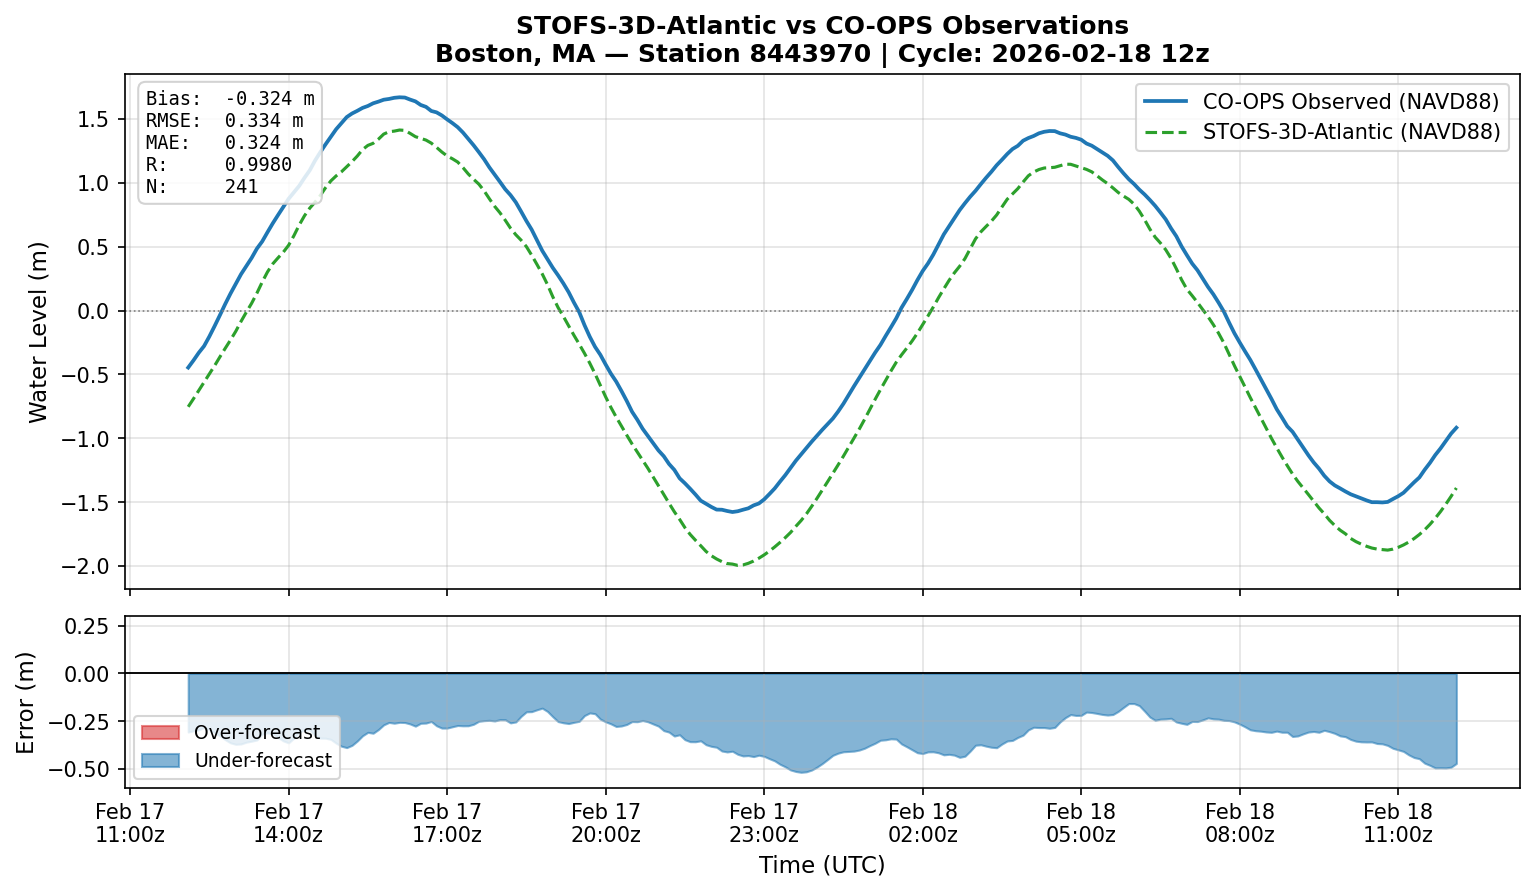

This figure's Python source:
"""Plot STOFS-3D-Atlantic vs CO-OPS observations at Boston (8443970)."""

import json
import matplotlib
matplotlib.use("Agg")
import matplotlib.pyplot as plt
import matplotlib.dates as mdates
from datetime import datetime

raw = '{"station_id":"8443970","model":"3d_atlantic","cycle_date":"20260218","cycle_hour":"12","stofs_datum":"NAVD88","coops_datum":"NAVD","comparison_start":"2026-02-17 12:06","comparison_end":"2026-02-18 12:06","statistics":{"bias":-0.3241,"rmse":0.3343,"mae":0.3241,"peak_error":0.5183,"correlation":0.998,"n":241},"comparison":[{"time":"2026-02-17 12:06","stofs_m":-0.7532,"obs_m":-0.446,"error_m":-0.3072},{"time":"2026-02-17 12:12","stofs_m":-0.6904,"obs_m":-0.39,"error_m":-0.3004},{"time":"2026-02-17 12:18","stofs_m":-0.6259,"obs_m":-0.33,"error_m":-0.2959},{"time":"2026-02-17 12:24","stofs_m":-0.5606,"obs_m":-0.278,"error_m":-0.2826},{"time":"2026-02-17 12:30","stofs_m":-0.4967,"obs_m":-0.203,"error_m":-0.2937},{"time":"2026-02-17 12:36","stofs_m":-0.4312,"obs_m":-0.121,"error_m":-0.3102},{"time":"2026-02-17 12:42","stofs_m":-0.3626,"obs_m":-0.036,"error_m":-0.3266},{"time":"2026-02-17 12:48","stofs_m":-0.2958,"obs_m":0.051,"error_m":-0.3468},{"time":"2026-02-17 12:54","stofs_m":-0.2308,"obs_m":0.133,"error_m":-0.3638},{"time":"2026-02-17 13:00","stofs_m":-0.1623,"obs_m":0.209,"error_m":-0.3713},{"time":"2026-02-17 13:06","stofs_m":-0.0846,"obs_m":0.285,"error_m":-0.3696},{"time":"2026-02-17 13:12","stofs_m":-0.0122,"obs_m":0.348,"error_m":-0.3602},{"time":"2026-02-17 13:18","stofs_m":0.0569,"obs_m":0.412,"error_m":-0.3551},{"time":"2026-02-17 13:24","stofs_m":0.1363,"obs_m":0.485,"error_m":-0.3487},{"time":"2026-02-17 13:30","stofs_m":0.2231,"obs_m":0.541,"error_m":-0.3179},{"time":"2026-02-17 13:36","stofs_m":0.3023,"obs_m":0.613,"error_m":-0.3107},{"time":"2026-02-17 13:42","stofs_m":0.3658,"obs_m":0.683,"error_m":-0.3172},{"time":"2026-02-17 13:48","stofs_m":0.4129,"obs_m":0.748,"error_m":-0.3351},{"time":"2026-02-17 13:54","stofs_m":0.4575,"obs_m":0.811,"error_m":-0.3535},{"time":"2026-02-17 14:00","stofs_m":0.5113,"obs_m":0.875,"error_m":-0.3637},{"time":"2026-02-17 14:06","stofs_m":0.5861,"obs_m":0.925,"error_m":-0.3389},{"time":"2026-02-17 14:12","stofs_m":0.6691,"obs_m":0.976,"error_m":-0.3069},{"time":"2026-02-17 14:18","stofs_m":0.742,"obs_m":1.039,"error_m":-0.297},{"time":"2026-02-17 14:24","stofs_m":0.802,"obs_m":1.098,"error_m":-0.296},{"time":"2026-02-17 14:30","stofs_m":0.8492,"obs_m":1.174,"error_m":-0.3248},{"time":"2026-02-17 14:36","stofs_m":0.901,"obs_m":1.24,"error_m":-0.339},{"time":"2026-02-17 14:42","stofs_m":0.9626,"obs_m":1.302,"error_m":-0.3394},{"time":"2026-02-17 14:48","stofs_m":1.0155,"obs_m":1.361,"error_m":-0.3455},{"time":"2026-02-17 14:54","stofs_m":1.0547,"obs_m":1.42,"error_m":-0.3653},{"time":"2026-02-17 15:00","stofs_m":1.0866,"obs_m":1.468,"error_m":-0.3814},{"time":"2026-02-17 15:06","stofs_m":1.1262,"obs_m":1.515,"error_m":-0.3888},{"time":"2026-02-17 15:12","stofs_m":1.1661,"obs_m":1.543,"error_m":-0.3769},{"time":"2026-02-17 15:18","stofs_m":1.21,"obs_m":1.564,"error_m":-0.354},{"time":"2026-02-17 15:24","stofs_m":1.2605,"obs_m":1.587,"error_m":-0.3265},{"time":"2026-02-17 15:30","stofs_m":1.2933,"obs_m":1.602,"error_m":-0.3087},{"time":"2026-02-17 15:36","stofs_m":1.3096,"obs_m":1.623,"error_m":-0.3134},{"time":"2026-02-17 15:42","stofs_m":1.342,"obs_m":1.636,"error_m":-0.294},{"time":"2026-02-17 15:48","stofs_m":1.3817,"obs_m":1.651,"error_m":-0.2693},{"time":"2026-02-17 15:54","stofs_m":1.4003,"obs_m":1.657,"error_m":-0.2567},{"time":"2026-02-17 16:00","stofs_m":1.4052,"obs_m":1.666,"error_m":-0.2608},{"time":"2026-02-17 16:06","stofs_m":1.4137,"obs_m":1.67,"error_m":-0.2563},{"time":"2026-02-17 16:12","stofs_m":1.4107,"obs_m":1.668,"error_m":-0.2573},{"time":"2026-02-17 16:18","stofs_m":1.3873,"obs_m":1.652,"error_m":-0.2647},{"time":"2026-02-17 16:24","stofs_m":1.3617,"obs_m":1.638,"error_m":-0.2763},{"time":"2026-02-17 16:30","stofs_m":1.3487,"obs_m":1.61,"error_m":-0.2613},{"time":"2026-02-17 16:36","stofs_m":1.3349,"obs_m":1.595,"error_m":-0.2601},{"time":"2026-02-17 16:42","stofs_m":1.3113,"obs_m":1.563,"error_m":-0.2517},{"time":"2026-02-17 16:48","stofs_m":1.2778,"obs_m":1.552,"error_m":-0.2742},{"time":"2026-02-17 16:54","stofs_m":1.2417,"obs_m":1.528,"error_m":-0.2863},{"time":"2026-02-17 17:00","stofs_m":1.2107,"obs_m":1.497,"error_m":-0.2863},{"time":"2026-02-17 17:06","stofs_m":1.1886,"obs_m":1.468,"error_m":-0.2794},{"time":"2026-02-17 17:12","stofs_m":1.1631,"obs_m":1.436,"error_m":-0.2729},{"time":"2026-02-17 17:18","stofs_m":1.1195,"obs_m":1.394,"error_m":-0.2745},{"time":"2026-02-17 17:24","stofs_m":1.0698,"obs_m":1.344,"error_m":-0.2742},{"time":"2026-02-17 17:30","stofs_m":1.0286,"obs_m":1.295,"error_m":-0.2664},{"time":"2026-02-17 17:36","stofs_m":0.9903,"obs_m":1.241,"error_m":-0.2507},{"time":"2026-02-17 17:42","stofs_m":0.9376,"obs_m":1.185,"error_m":-0.2474},{"time":"2026-02-17 17:48","stofs_m":0.8752,"obs_m":1.121,"error_m":-0.2458},{"time":"2026-02-17 17:54","stofs_m":0.816,"obs_m":1.065,"error_m":-0.249},{"time":"2026-02-17 18:00","stofs_m":0.7658,"obs_m":1.008,"error_m":-0.2422},{"time":"2026-02-17 18:06","stofs_m":0.7074,"obs_m":0.95,"error_m":-0.2426},{"time":"2026-02-17 18:12","stofs_m":0.6449,"obs_m":0.904,"error_m":-0.2591},{"time":"2026-02-17 18:18","stofs_m":0.5939,"obs_m":0.848,"error_m":-0.2541},{"time":"2026-02-17 18:24","stofs_m":0.5513,"obs_m":0.776,"error_m":-0.2247},{"time":"2026-02-17 18:30","stofs_m":0.5009,"obs_m":0.702,"error_m":-0.2011},{"time":"2026-02-17 18:36","stofs_m":0.4338,"obs_m":0.634,"error_m":-0.2002},{"time":"2026-02-17 18:42","stofs_m":0.3616,"obs_m":0.552,"error_m":-0.1904},{"time":"2026-02-17 18:48","stofs_m":0.2871,"obs_m":0.469,"error_m":-0.1819},{"time":"2026-02-17 18:54","stofs_m":0.2028,"obs_m":0.402,"error_m":-0.1992},{"time":"2026-02-17 19:00","stofs_m":0.1081,"obs_m":0.335,"error_m":-0.2269},{"time":"2026-02-17 19:06","stofs_m":0.0238,"obs_m":0.276,"error_m":-0.2522},{"time":"2026-02-17 19:12","stofs_m":-0.0456,"obs_m":0.213,"error_m":-0.2586},{"time":"2026-02-17 19:18","stofs_m":-0.1186,"obs_m":0.144,"error_m":-0.2626},{"time":"2026-02-17 19:24","stofs_m":-0.1932,"obs_m":0.063,"error_m":-0.2562},{"time":"2026-02-17 19:30","stofs_m":-0.2628,"obs_m":-0.012,"error_m":-0.2508},{"time":"2026-02-17 19:36","stofs_m":-0.3348,"obs_m":-0.114,"error_m":-0.2208},{"time":"2026-02-17 19:42","stofs_m":-0.4119,"obs_m":-0.205,"error_m":-0.2069},{"time":"2026-02-17 19:48","stofs_m":-0.4951,"obs_m":-0.284,"error_m":-0.2111},{"time":"2026-02-17 19:54","stofs_m":-0.5853,"obs_m":-0.346,"error_m":-0.2393},{"time":"2026-02-17 20:00","stofs_m":-0.6754,"obs_m":-0.422,"error_m":-0.2534},{"time":"2026-02-17 20:06","stofs_m":-0.7582,"obs_m":-0.494,"error_m":-0.2642},{"time":"2026-02-17 20:12","stofs_m":-0.834,"obs_m":-0.556,"error_m":-0.278},{"time":"2026-02-17 20:18","stofs_m":-0.9052,"obs_m":-0.63,"error_m":-0.2752},{"time":"2026-02-17 20:24","stofs_m":-0.9754,"obs_m":-0.708,"error_m":-0.2674},{"time":"2026-02-17 20:30","stofs_m":-1.0442,"obs_m":-0.792,"error_m":-0.2522},{"time":"2026-02-17 20:36","stofs_m":-1.108,"obs_m":-0.855,"error_m":-0.253},{"time":"2026-02-17 20:42","stofs_m":-1.1717,"obs_m":-0.925,"error_m":-0.2467},{"time":"2026-02-17 20:48","stofs_m":-1.2351,"obs_m":-0.982,"error_m":-0.2531},{"time":"2026-02-17 20:54","stofs_m":-1.3028,"obs_m":-1.038,"error_m":-0.2648},{"time":"2026-02-17 21:00","stofs_m":-1.3711,"obs_m":-1.095,"error_m":-0.2761},{"time":"2026-02-17 21:06","stofs_m":-1.4396,"obs_m":-1.14,"error_m":-0.2996},{"time":"2026-02-17 21:12","stofs_m":-1.5085,"obs_m":-1.201,"error_m":-0.3075},{"time":"2026-02-17 21:18","stofs_m":-1.5751,"obs_m":-1.247,"error_m":-0.3281},{"time":"2026-02-17 21:24","stofs_m":-1.6345,"obs_m":-1.313,"error_m":-0.3215},{"time":"2026-02-17 21:30","stofs_m":-1.6991,"obs_m":-1.352,"error_m":-0.3471},{"time":"2026-02-17 21:36","stofs_m":-1.7527,"obs_m":-1.395,"error_m":-0.3577},{"time":"2026-02-17 21:42","stofs_m":-1.798,"obs_m":-1.44,"error_m":-0.358},{"time":"2026-02-17 21:48","stofs_m":-1.8411,"obs_m":-1.488,"error_m":-0.3531},{"time":"2026-02-17 21:54","stofs_m":-1.8855,"obs_m":-1.512,"error_m":-0.3735},{"time":"2026-02-17 22:00","stofs_m":-1.9191,"obs_m":-1.537,"error_m":-0.3821},{"time":"2026-02-17 22:06","stofs_m":-1.9448,"obs_m":-1.558,"error_m":-0.3868},{"time":"2026-02-17 22:12","stofs_m":-1.9656,"obs_m":-1.559,"error_m":-0.4066},{"time":"2026-02-17 22:18","stofs_m":-1.9805,"obs_m":-1.569,"error_m":-0.4115},{"time":"2026-02-17 22:24","stofs_m":-1.9848,"obs_m":-1.577,"error_m":-0.4078},{"time":"2026-02-17 22:30","stofs_m":-1.9948,"obs_m":-1.571,"error_m":-0.4238},{"time":"2026-02-17 22:36","stofs_m":-1.9914,"obs_m":-1.559,"error_m":-0.4324},{"time":"2026-02-17 22:42","stofs_m":-1.9786,"obs_m":-1.548,"error_m":-0.4306},{"time":"2026-02-17 22:48","stofs_m":-1.9609,"obs_m":-1.525,"error_m":-0.4359},{"time":"2026-02-17 22:54","stofs_m":-1.9387,"obs_m":-1.51,"error_m":-0.4287},{"time":"2026-02-17 23:00","stofs_m":-1.9126,"obs_m":-1.478,"error_m":-0.4346},{"time":"2026-02-17 23:06","stofs_m":-1.8829,"obs_m":-1.436,"error_m":-0.4469},{"time":"2026-02-17 23:12","stofs_m":-1.8502,"obs_m":-1.392,"error_m":-0.4582},{"time":"2026-02-17 23:18","stofs_m":-1.8151,"obs_m":-1.339,"error_m":-0.4761},{"time":"2026-02-17 23:24","stofs_m":-1.7774,"obs_m":-1.288,"error_m":-0.4894},{"time":"2026-02-17 23:30","stofs_m":-1.7369,"obs_m":-1.231,"error_m":-0.5059},{"time":"2026-02-17 23:36","stofs_m":-1.689,"obs_m":-1.175,"error_m":-0.514},{"time":"2026-02-17 23:42","stofs_m":-1.6433,"obs_m":-1.125,"error_m":-0.5183},{"time":"2026-02-17 23:48","stofs_m":-1.5915,"obs_m":-1.076,"error_m":-0.5155},{"time":"2026-02-17 23:54","stofs_m":-1.5323,"obs_m":-1.026,"error_m":-0.5063},{"time":"2026-02-18 00:00","stofs_m":-1.4698,"obs_m":-0.979,"error_m":-0.4908},{"time":"2026-02-18 00:06","stofs_m":-1.4053,"obs_m":-0.933,"error_m":-0.4723},{"time":"2026-02-18 00:12","stofs_m":-1.3401,"obs_m":-0.889,"error_m":-0.4511},{"time":"2026-02-18 00:18","stofs_m":-1.2743,"obs_m":-0.845,"error_m":-0.4293},{"time":"2026-02-18 00:24","stofs_m":-1.2077,"obs_m":-0.79,"error_m":-0.4177},{"time":"2026-02-18 00:30","stofs_m":-1.1396,"obs_m":-0.729,"error_m":-0.4106},{"time":"2026-02-18 00:36","stofs_m":-1.0689,"obs_m":-0.66,"error_m":-0.4089},{"time":"2026-02-18 00:42","stofs_m":-0.999,"obs_m":-0.592,"error_m":-0.407},{"time":"2026-02-18 00:48","stofs_m":-0.9276,"obs_m":-0.526,"error_m":-0.4016},{"time":"2026-02-18 00:54","stofs_m":-0.8521,"obs_m":-0.46,"error_m":-0.3921},{"time":"2026-02-18 01:00","stofs_m":-0.7732,"obs_m":-0.395,"error_m":-0.3782},{"time":"2026-02-18 01:06","stofs_m":-0.6947,"obs_m":-0.329,"error_m":-0.3657},{"time":"2026-02-18 01:12","stofs_m":-0.6192,"obs_m":-0.269,"error_m":-0.3502},{"time":"2026-02-18 01:18","stofs_m":-0.5457,"obs_m":-0.198,"error_m":-0.3477},{"time":"2026-02-18 01:24","stofs_m":-0.4726,"obs_m":-0.13,"error_m":-0.3426},{"time":"2026-02-18 01:30","stofs_m":-0.4041,"obs_m":-0.06,"error_m":-0.3441},{"time":"2026-02-18 01:36","stofs_m":-0.3466,"obs_m":0.023,"error_m":-0.3696},{"time":"2026-02-18 01:42","stofs_m":-0.2932,"obs_m":0.091,"error_m":-0.3842},{"time":"2026-02-18 01:48","stofs_m":-0.2379,"obs_m":0.162,"error_m":-0.3999},{"time":"2026-02-18 01:54","stofs_m":-0.1766,"obs_m":0.239,"error_m":-0.4156},{"time":"2026-02-18 02:00","stofs_m":-0.1098,"obs_m":0.31,"error_m":-0.4198},{"time":"2026-02-18 02:06","stofs_m":-0.0421,"obs_m":0.369,"error_m":-0.4111},{"time":"2026-02-18 02:12","stofs_m":0.0274,"obs_m":0.438,"error_m":-0.4106},{"time":"2026-02-18 02:18","stofs_m":0.1011,"obs_m":0.517,"error_m":-0.4159},{"time":"2026-02-18 02:24","stofs_m":0.1703,"obs_m":0.597,"error_m":-0.4267},{"time":"2026-02-18 02:30","stofs_m":0.237,"obs_m":0.661,"error_m":-0.424},{"time":"2026-02-18 02:36","stofs_m":0.2958,"obs_m":0.724,"error_m":-0.4282},{"time":"2026-02-18 02:42","stofs_m":0.3473,"obs_m":0.787,"error_m":-0.4397},{"time":"2026-02-18 02:48","stofs_m":0.4072,"obs_m":0.841,"error_m":-0.4338},{"time":"2026-02-18 02:54","stofs_m":0.4851,"obs_m":0.892,"error_m":-0.4069},{"time":"2026-02-18 03:00","stofs_m":0.5618,"obs_m":0.938,"error_m":-0.3762},{"time":"2026-02-18 03:06","stofs_m":0.6161,"obs_m":0.99,"error_m":-0.3739},{"time":"2026-02-18 03:12","stofs_m":0.6589,"obs_m":1.04,"error_m":-0.3811},{"time":"2026-02-18 03:18","stofs_m":0.7001,"obs_m":1.087,"error_m":-0.3869},{"time":"2026-02-18 03:24","stofs_m":0.7487,"obs_m":1.138,"error_m":-0.3893},{"time":"2026-02-18 03:30","stofs_m":0.8112,"obs_m":1.181,"error_m":-0.3698},{"time":"2026-02-18 03:36","stofs_m":0.872,"obs_m":1.226,"error_m":-0.354},{"time":"2026-02-18 03:42","stofs_m":0.9139,"obs_m":1.265,"error_m":-0.3511},{"time":"2026-02-18 03:48","stofs_m":0.9547,"obs_m":1.29,"error_m":-0.3353},{"time":"2026-02-18 03:54","stofs_m":1.0065,"obs_m":1.33,"error_m":-0.3235},{"time":"2026-02-18 04:00","stofs_m":1.0555,"obs_m":1.351,"error_m":-0.2955},{"time":"2026-02-18 04:06","stofs_m":1.0849,"obs_m":1.367,"error_m":-0.2821},{"time":"2026-02-18 04:12","stofs_m":1.1044,"obs_m":1.388,"error_m":-0.2836},{"time":"2026-02-18 04:18","stofs_m":1.1163,"obs_m":1.4,"error_m":-0.2837},{"time":"2026-02-18 04:24","stofs_m":1.1186,"obs_m":1.406,"error_m":-0.2874},{"time":"2026-02-18 04:30","stofs_m":1.1221,"obs_m":1.405,"error_m":-0.2829},{"time":"2026-02-18 04:36","stofs_m":1.134,"obs_m":1.388,"error_m":-0.254},{"time":"2026-02-18 04:42","stofs_m":1.1463,"obs_m":1.378,"error_m":-0.2317},{"time":"2026-02-18 04:48","stofs_m":1.1454,"obs_m":1.361,"error_m":-0.2156},{"time":"2026-02-18 04:54","stofs_m":1.1318,"obs_m":1.352,"error_m":-0.2202},{"time":"2026-02-18 05:00","stofs_m":1.1183,"obs_m":1.338,"error_m":-0.2197},{"time":"2026-02-18 05:06","stofs_m":1.1055,"obs_m":1.308,"error_m":-0.2025},{"time":"2026-02-18 05:12","stofs_m":1.0862,"obs_m":1.291,"error_m":-0.2048},{"time":"2026-02-18 05:18","stofs_m":1.0554,"obs_m":1.265,"error_m":-0.2096},{"time":"2026-02-18 05:24","stofs_m":1.0231,"obs_m":1.238,"error_m":-0.2149},{"time":"2026-02-18 05:30","stofs_m":0.994,"obs_m":1.212,"error_m":-0.218},{"time":"2026-02-18 05:36","stofs_m":0.9607,"obs_m":1.176,"error_m":-0.2153},{"time":"2026-02-18 05:42","stofs_m":0.9249,"obs_m":1.124,"error_m":-0.1991},{"time":"2026-02-18 05:48","stofs_m":0.8969,"obs_m":1.075,"error_m":-0.1781},{"time":"2026-02-18 05:54","stofs_m":0.8712,"obs_m":1.029,"error_m":-0.1578},{"time":"2026-02-18 06:00","stofs_m":0.8332,"obs_m":0.991,"error_m":-0.1578},{"time":"2026-02-18 06:06","stofs_m":0.7783,"obs_m":0.947,"error_m":-0.1687},{"time":"2026-02-18 06:12","stofs_m":0.7112,"obs_m":0.909,"error_m":-0.1978},{"time":"2026-02-18 06:18","stofs_m":0.6375,"obs_m":0.866,"error_m":-0.2285},{"time":"2026-02-18 06:24","stofs_m":0.5747,"obs_m":0.82,"error_m":-0.2453},{"time":"2026-02-18 06:30","stofs_m":0.5286,"obs_m":0.768,"error_m":-0.2394},{"time":"2026-02-18 06:36","stofs_m":0.476,"obs_m":0.714,"error_m":-0.238},{"time":"2026-02-18 06:42","stofs_m":0.4089,"obs_m":0.644,"error_m":-0.2351},{"time":"2026-02-18 06:48","stofs_m":0.3277,"obs_m":0.582,"error_m":-0.2543},{"time":"2026-02-18 06:54","stofs_m":0.2408,"obs_m":0.502,"error_m":-0.2612},{"time":"2026-02-18 07:00","stofs_m":0.1672,"obs_m":0.434,"error_m":-0.2668},{"time":"2026-02-18 07:06","stofs_m":0.1165,"obs_m":0.368,"error_m":-0.2515},{"time":"2026-02-18 07:12","stofs_m":0.0638,"obs_m":0.316,"error_m":-0.2522},{"time":"2026-02-18 07:18","stofs_m":0.0077,"obs_m":0.251,"error_m":-0.2433},{"time":"2026-02-18 07:24","stofs_m":-0.0478,"obs_m":0.185,"error_m":-0.2328},{"time":"2026-02-18 07:30","stofs_m":-0.1099,"obs_m":0.128,"error_m":-0.2379},{"time":"2026-02-18 07:36","stofs_m":-0.1775,"obs_m":0.062,"error_m":-0.2395},{"time":"2026-02-18 07:42","stofs_m":-0.2537,"obs_m":-0.008,"error_m":-0.2457},{"time":"2026-02-18 07:48","stofs_m":-0.3421,"obs_m":-0.095,"error_m":-0.2471},{"time":"2026-02-18 07:54","stofs_m":-0.4318,"obs_m":-0.178,"error_m":-0.2538},{"time":"2026-02-18 08:00","stofs_m":-0.5156,"obs_m":-0.25,"error_m":-0.2656},{"time":"2026-02-18 08:06","stofs_m":-0.5985,"obs_m":-0.319,"error_m":-0.2795},{"time":"2026-02-18 08:12","stofs_m":-0.6813,"obs_m":-0.386,"error_m":-0.2953},{"time":"2026-02-18 08:18","stofs_m":-0.7612,"obs_m":-0.461,"error_m":-0.3002},{"time":"2026-02-18 08:24","stofs_m":-0.8407,"obs_m":-0.538,"error_m":-0.3027},{"time":"2026-02-18 08:30","stofs_m":-0.9216,"obs_m":-0.615,"error_m":-0.3066},{"time":"2026-02-18 08:36","stofs_m":-0.9996,"obs_m":-0.691,"error_m":-0.3086},{"time":"2026-02-18 08:42","stofs_m":-1.0743,"obs_m":-0.772,"error_m":-0.3023},{"time":"2026-02-18 08:48","stofs_m":-1.1462,"obs_m":-0.838,"error_m":-0.3082},{"time":"2026-02-18 08:54","stofs_m":-1.2142,"obs_m":-0.906,"error_m":-0.3082},{"time":"2026-02-18 09:00","stofs_m":-1.2795,"obs_m":-0.949,"error_m":-0.3305},{"time":"2026-02-18 09:06","stofs_m":-1.3375,"obs_m":-1.01,"error_m":-0.3275},{"time":"2026-02-18 09:12","stofs_m":-1.3886,"obs_m":-1.072,"error_m":-0.3166},{"time":"2026-02-18 09:18","stofs_m":-1.4401,"obs_m":-1.133,"error_m":-0.3071},{"time":"2026-02-18 09:24","stofs_m":-1.4932,"obs_m":-1.189,"error_m":-0.3042},{"time":"2026-02-18 09:30","stofs_m":-1.5453,"obs_m":-1.237,"error_m":-0.3083},{"time":"2026-02-18 09:36","stofs_m":-1.5911,"obs_m":-1.293,"error_m":-0.2981},{"time":"2026-02-18 09:42","stofs_m":-1.6421,"obs_m":-1.337,"error_m":-0.3051},{"time":"2026-02-18 09:48","stofs_m":-1.683,"obs_m":-1.369,"error_m":-0.314},{"time":"2026-02-18 09:54","stofs_m":-1.7192,"obs_m":-1.392,"error_m":-0.3272},{"time":"2026-02-18 10:00","stofs_m":-1.7474,"obs_m":-1.416,"error_m":-0.3314},{"time":"2026-02-18 10:06","stofs_m":-1.7841,"obs_m":-1.438,"error_m":-0.3461},{"time":"2026-02-18 10:12","stofs_m":-1.809,"obs_m":-1.454,"error_m":-0.355},{"time":"2026-02-18 10:18","stofs_m":-1.8284,"obs_m":-1.47,"error_m":-0.3584},{"time":"2026-02-18 10:24","stofs_m":-1.8452,"obs_m":-1.486,"error_m":-0.3592},{"time":"2026-02-18 10:30","stofs_m":-1.859,"obs_m":-1.5,"error_m":-0.359},{"time":"2026-02-18 10:36","stofs_m":-1.8673,"obs_m":-1.5,"error_m":-0.3673},{"time":"2026-02-18 10:42","stofs_m":-1.871,"obs_m":-1.502,"error_m":-0.369},{"time":"2026-02-18 10:48","stofs_m":-1.8752,"obs_m":-1.498,"error_m":-0.3772},{"time":"2026-02-18 10:54","stofs_m":-1.8674,"obs_m":-1.475,"error_m":-0.3924},{"time":"2026-02-18 11:00","stofs_m":-1.8534,"obs_m":-1.453,"error_m":-0.4004},{"time":"2026-02-18 11:06","stofs_m":-1.8347,"obs_m":-1.426,"error_m":-0.4087},{"time":"2026-02-18 11:12","stofs_m":-1.8119,"obs_m":-1.385,"error_m":-0.4269},{"time":"2026-02-18 11:18","stofs_m":-1.7847,"obs_m":-1.344,"error_m":-0.4407},{"time":"2026-02-18 11:24","stofs_m":-1.753,"obs_m":-1.306,"error_m":-0.447},{"time":"2026-02-18 11:30","stofs_m":-1.7163,"obs_m":-1.246,"error_m":-0.4703},{"time":"2026-02-18 11:36","stofs_m":-1.6737,"obs_m":-1.192,"error_m":-0.4817},{"time":"2026-02-18 11:42","stofs_m":-1.626,"obs_m":-1.131,"error_m":-0.495},{"time":"2026-02-18 11:48","stofs_m":-1.5735,"obs_m":-1.079,"error_m":-0.4945},{"time":"2026-02-18 11:54","stofs_m":-1.5161,"obs_m":-1.021,"error_m":-0.4951},{"time":"2026-02-18 12:00","stofs_m":-1.4543,"obs_m":-0.963,"error_m":-0.4913},{"time":"2026-02-18 12:06","stofs_m":-1.3889,"obs_m":-0.917,"error_m":-0.4719}]}'

data   = json.loads(raw)
stats  = data["statistics"]
times  = [datetime.strptime(r["time"], "%Y-%m-%d %H:%M") for r in data["comparison"]]
stofs  = [r["stofs_m"]  for r in data["comparison"]]
obs    = [r["obs_m"]    for r in data["comparison"]]
errors = [r["error_m"]  for r in data["comparison"]]

# ── Plot ──────────────────────────────────────────────────────────────────────
fig, (ax1, ax2) = plt.subplots(2, 1, figsize=(12, 7), sharex=True,
                                gridspec_kw={"height_ratios": [3, 1], "hspace": 0.08})

# Panel 1 — Water levels
ax1.plot(times, obs,   color="#1f77b4", lw=1.8, label="CO-OPS Observed (NAVD88)")
ax1.plot(times, stofs, color="#2ca02c", lw=1.5, ls="--", label="STOFS-3D-Atlantic (NAVD88)")
ax1.set_ylabel("Water Level (m)", fontsize=11)
ax1.set_title(
    "STOFS-3D-Atlantic vs CO-OPS Observations\n"
    "Boston, MA — Station 8443970 | Cycle: 2026-02-18 12z",
    fontsize=12, fontweight="bold"
)
ax1.legend(loc="upper right", fontsize=10)
ax1.grid(True, alpha=0.35)
ax1.axhline(0, color="gray", lw=0.8, ls=":")

# Stats box
stats_text = (
    f"Bias:  {stats['bias']:+.3f} m\n"
    f"RMSE:  {stats['rmse']:.3f} m\n"
    f"MAE:   {stats['mae']:.3f} m\n"
    f"R:     {stats['correlation']:.4f}\n"
    f"N:     {stats['n']}"
)
ax1.text(0.015, 0.97, stats_text, transform=ax1.transAxes,
         fontsize=9, va="top", ha="left",
         bbox=dict(boxstyle="round,pad=0.4", facecolor="white", alpha=0.85, edgecolor="#cccccc"),
         fontfamily="monospace")

# Panel 2 — Error (all negative = constant under-forecast)
ax2.fill_between(times, errors, 0,
                 where=[e >= 0 for e in errors], color="#d62728", alpha=0.55, label="Over-forecast")
ax2.fill_between(times, errors, 0,
                 where=[e < 0  for e in errors], color="#1f77b4", alpha=0.55, label="Under-forecast")
ax2.axhline(0, color="black", lw=0.9)
# Extend y-axis to show the full error range
ax2.set_ylim(-0.60, 0.30)
ax2.set_ylabel("Error (m)", fontsize=11)
ax2.set_xlabel("Time (UTC)", fontsize=11)
ax2.legend(loc="lower left", fontsize=9)
ax2.grid(True, alpha=0.35)

# X-axis formatting
ax2.xaxis.set_major_formatter(mdates.DateFormatter("%b %d\n%H:%Mz"))
ax2.xaxis.set_major_locator(mdates.HourLocator(interval=3))
fig.autofmt_xdate(rotation=0, ha="center")

out = "/mnt/d/ocean-mcp/boston_stofs3d_validation.png"
plt.savefig(out, dpi=150, bbox_inches="tight")
print(f"Saved → {out}")
